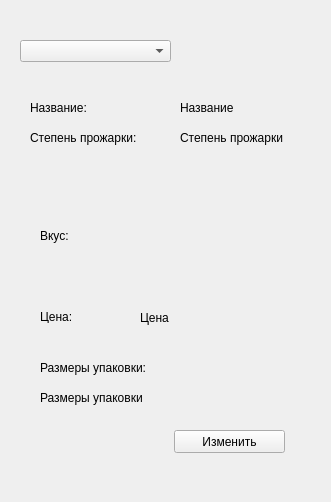
<?xml version="1.0" encoding="UTF-8"?>
<ui version="4.0">
 <class>Form</class>
 <widget class="QWidget" name="Form">
  <property name="geometry">
   <rect>
    <x>0</x>
    <y>0</y>
    <width>331</width>
    <height>502</height>
   </rect>
  </property>
  <property name="windowTitle">
   <string>Form</string>
  </property>
  <widget class="QPushButton" name="pushButton">
   <property name="geometry">
    <rect>
     <x>174</x>
     <y>430</y>
     <width>111</width>
     <height>23</height>
    </rect>
   </property>
   <property name="text">
    <string>Изменить</string>
   </property>
  </widget>
  <widget class="QComboBox" name="comboBox">
   <property name="geometry">
    <rect>
     <x>20</x>
     <y>40</y>
     <width>151</width>
     <height>22</height>
    </rect>
   </property>
  </widget>
  <widget class="QLabel" name="label">
   <property name="geometry">
    <rect>
     <x>30</x>
     <y>100</y>
     <width>81</width>
     <height>16</height>
    </rect>
   </property>
   <property name="text">
    <string>Название:</string>
   </property>
  </widget>
  <widget class="QLabel" name="label_2">
   <property name="geometry">
    <rect>
     <x>30</x>
     <y>130</y>
     <width>111</width>
     <height>16</height>
    </rect>
   </property>
   <property name="text">
    <string>Степень прожарки:</string>
   </property>
  </widget>
  <widget class="QLabel" name="label_3">
   <property name="geometry">
    <rect>
     <x>30</x>
     <y>160</y>
     <width>211</width>
     <height>16</height>
    </rect>
   </property>
   <property name="text">
    <string/>
   </property>
  </widget>
  <widget class="QLabel" name="label_4">
   <property name="geometry">
    <rect>
     <x>40</x>
     <y>190</y>
     <width>271</width>
     <height>91</height>
    </rect>
   </property>
   <property name="text">
    <string>Вкус:</string>
   </property>
   <property name="wordWrap">
    <bool>true</bool>
   </property>
  </widget>
  <widget class="QLabel" name="label_5">
   <property name="geometry">
    <rect>
     <x>40</x>
     <y>310</y>
     <width>47</width>
     <height>13</height>
    </rect>
   </property>
   <property name="text">
    <string>Цена:</string>
   </property>
  </widget>
  <widget class="QLabel" name="label_6">
   <property name="geometry">
    <rect>
     <x>140</x>
     <y>310</y>
     <width>151</width>
     <height>16</height>
    </rect>
   </property>
   <property name="text">
    <string>Цена</string>
   </property>
  </widget>
  <widget class="QLabel" name="label_7">
   <property name="geometry">
    <rect>
     <x>180</x>
     <y>130</y>
     <width>131</width>
     <height>16</height>
    </rect>
   </property>
   <property name="text">
    <string>Степень прожарки</string>
   </property>
  </widget>
  <widget class="QLabel" name="label_8">
   <property name="geometry">
    <rect>
     <x>180</x>
     <y>100</y>
     <width>81</width>
     <height>16</height>
    </rect>
   </property>
   <property name="text">
    <string>Название</string>
   </property>
  </widget>
  <widget class="QLabel" name="label_9">
   <property name="geometry">
    <rect>
     <x>40</x>
     <y>360</y>
     <width>131</width>
     <height>16</height>
    </rect>
   </property>
   <property name="text">
    <string>Размеры упаковки:</string>
   </property>
  </widget>
  <widget class="QLabel" name="label_10">
   <property name="geometry">
    <rect>
     <x>40</x>
     <y>390</y>
     <width>241</width>
     <height>16</height>
    </rect>
   </property>
   <property name="text">
    <string>Размеры упаковки</string>
   </property>
  </widget>
 </widget>
 <resources/>
 <connections/>
</ui>
